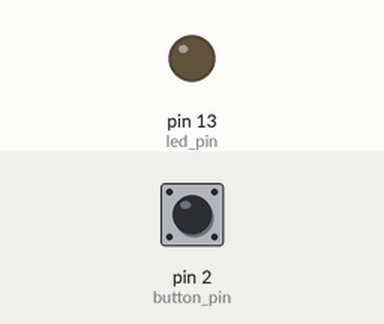
Bench run of a sketch on a simulated Arduino Uno, built with avr-gcc and run on an emulated ATmega328P. Parts: output pins drawn as LEDs (lit = HIGH). Inputs (shaded band) come from the test bench; at power-on: pin 2 (button_pin) HIGH.

Above: at 1.2 s.
1.3 s: pin 2 (button_pin) pulled LOW for 0.15 s
At 1.37 s:
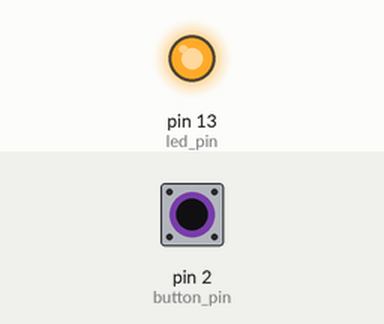
2.9 s: pin 2 (button_pin) pulled LOW for 3.2 s
At 7.1 s:
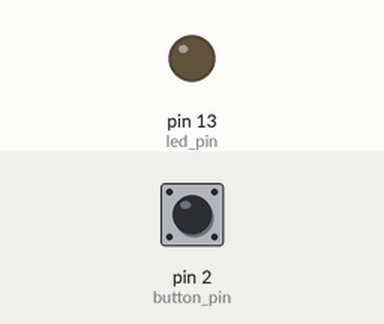
Timing chart, 0 to 8.6 s (numbered marks = the images above; inputs shaded):
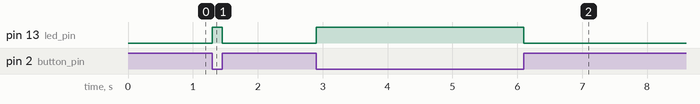

The sketch:

botton_test.ino
```cpp
//initialize and declare variables
const int led_pin = 13; //led attached to this pin
const int button_pin = 2; //connect in pull-up

boolean button_state = HIGH; //sence current state of switch
boolean button_last_state = HIGH;
boolean button_changed = false;

long last_debounce_time = 0;  // the last time the output pin was toggled
long debounce_delay = 200;    // the debounce time; increase if the output flickers


void setup() {

  //set the mode of the pins...
  pinMode(led_pin, OUTPUT);
  pinMode(button_pin, INPUT_PULLUP);

}//close void setup


void loop() {

  //sample the state of the button - is it pressed or not?
  button_last_state = button_state;
  button_state = digitalRead(button_pin);
  // unsigned long currentTime = millis();
  if(button_state != button_last_state){
    button_changed = true;
  }
  else{
    button_changed = false;
  }

  if(button_state==LOW && button_changed){
    digitalWrite(led_pin, HIGH); //turn LED on

    // lastDebounceTime = millis(); //set the current time
  }
  else if(button_state==HIGH && button_changed){
    digitalWrite(led_pin, LOW); //turn LED on

    // lastDebounceTime = millis(); //set the current time
  }


}//close void loop
```

Measured:
- after the input at 1.3 s, pin 13 (led_pin): LOW → HIGH at once, → LOW 0.15 s later
- after the input at 2.9 s, pin 13 (led_pin): LOW → HIGH at once, → LOW 3.2 s later
